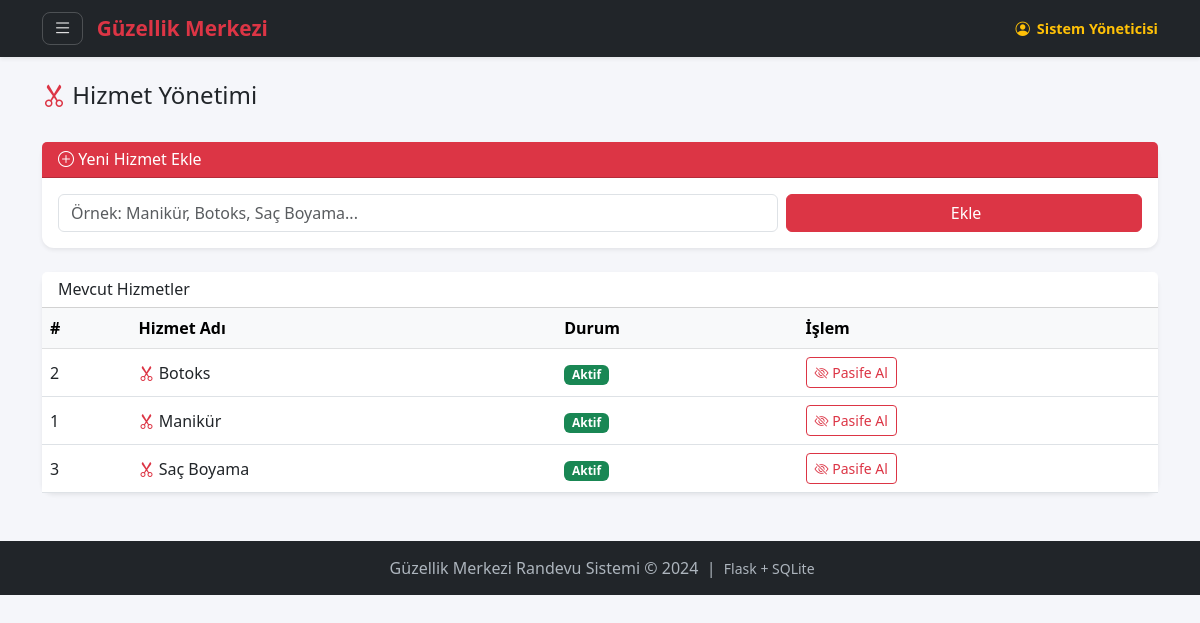
The app's page /admin/hizmetler (signed in) with its own data.
### tables this page shows
CREATE TABLE hizmetler (
            id      INTEGER PRIMARY KEY AUTOINCREMENT,
            ad      TEXT NOT NULL UNIQUE,   -- Hizmet adı (Botoks, Manikür vb.)
            aktif   INTEGER DEFAULT 1       -- 0=pasif, 1=aktif
        , sure_dakika INTEGER DEFAULT 30);

### routes/admin_routes.py (the view, shortened to what this page needs)
@admin_bp.route('/hizmetler', methods=['GET', 'POST'])
@admin_gerekli
def hizmetler():
    db = get_db()
    hizmet_listesi = db.execute(
        'SELECT * FROM hizmetler ORDER BY ad ASC'
    ).fetchall()
    return render_template('admin/hizmetler.html', hizmetler=hizmet_listesi)

### database.py (called while the page is built)
def get_db():
    if 'db' not in g:
        g.db = sqlite3.connect(
            current_app.config['DATABASE'],
            detect_types=sqlite3.PARSE_DECLTYPES
        )
        g.db.row_factory = sqlite3.Row
    return g.db

### routes/admin_routes.py (called while the page is built)
def admin_gerekli(f):
    from functools import wraps
    @wraps(f)
    def decorated(*args, **kwargs):
        if not admin_mi():
            flash('Bu sayfaya yalnızca yönetici erişebilir.', 'danger')
            return redirect(url_for('auth.personel_login_page'))
        return f(*args, **kwargs)
    return decorated

### utils/auth_helper.py (called while the page is built)
def admin_mi() -> bool:
    return session.get('kullanici_rol') == 'admin'

### templates/admin/hizmetler.html (shortened to what this page needs)
{% extends 'base.html' %}
{% block icerik %}
<div class="d-flex justify-content-between align-items-center mb-4">
    <h4><i class="bi bi-scissors text-danger"></i> Hizmet Yönetimi</h4>
</div>
<div class="card shadow-sm mb-4">
    <div class="card-header bg-danger text-white">
        <h6 class="mb-0"><i class="bi bi-plus-circle"></i> Yeni Hizmet Ekle</h6>
    </div>
    <div class="card-body">
        <form method="POST" action="{{ url_for('admin.hizmetler') }}"
              class="row g-2">
            <div class="col-md-8">
                <input type="text" class="form-control" name="ad"
                       placeholder="Örnek: Manikür, Botoks, Saç Boyama..."
                       required>
            </div>
            <div class="col-md-4">
                <button type="submit" class="btn btn-danger w-100">
                     Ekle
                </button>
            </div>
        </form>
    </div>
</div>
<div class="card shadow-sm">
    <div class="card-header bg-white">
        <h6 class="mb-0">Mevcut Hizmetler</h6>
    </div>
    <div class="card-body p-0">
        <table class="table table-hover align-middle mb-0">
            <thead class="table-light">
                <tr>
                    <th>#</th>
                    <th>Hizmet Adı</th>
                    <th>Durum</th>
                    <th>İşlem</th>
                </tr>
            </thead>
            <tbody>
                {% for h in hizmetler %}
                <tr class="{{ 'table-secondary' if not h['aktif'] else '' }}">
                    <td>{{ h['id'] }}</td>
                    <td>
                        <i class="bi bi-scissors text-danger"></i>
                        {{ h['ad'] }}
                    </td>
                    <td>
                        {% if h['aktif'] %}
                            <span class="badge bg-success">Aktif</span>
                        {% else %}
                            <span class="badge bg-secondary">Pasif</span>
                        {% endif %}
                    </td>
                    <td>
                        {% if h['aktif'] %}
                        <form method="POST"
                              action="{{ url_for('admin.hizmet_sil', hizmet_id=h['id']) }}"
                              class="d-inline">
                            <button type="submit" class="btn btn-sm btn-outline-danger"
                                    onclick="return confirm('Bu hizmeti pasife almak istediğinizden emin misiniz?')">
                                <i class="bi bi-eye-slash"></i> Pasife Al
                            </button>
                        </form>
                        {% endif %}
                    </td>
                </tr>
                {% else %}
                <tr>
                    <td colspan="4" class="text-center text-muted py-4">
                        Henüz hizmet eklenmemiş.
                    </td>
                </tr>
                {% endfor %}
            </tbody>
        </table>
    </div>
</div>
{% endblock %}

### templates/base.html (style rules this page uses)
:root { --mp-kirmizi: #dc3545; --mp-koyu: #212529; --mp-acik: #f8f9fa; }
body { background-color: #f5f6fa; font-family: "Segoe UI", sans-serif; }
.card { border: none; border-radius: 12px; box-shadow: 0 2px 12px rgba(0,0,0,0.08); }

### records on screen
hizmetler: id "2", ad "Botoks", aktif "Aktif"
hizmetler: id "1", ad "Manikür", aktif "Aktif"
hizmetler: id "3", ad "Saç Boyama", aktif "Aktif"

### other values on screen
{{ session.kullanici_adi }} "Sistem Yöneticisi"
